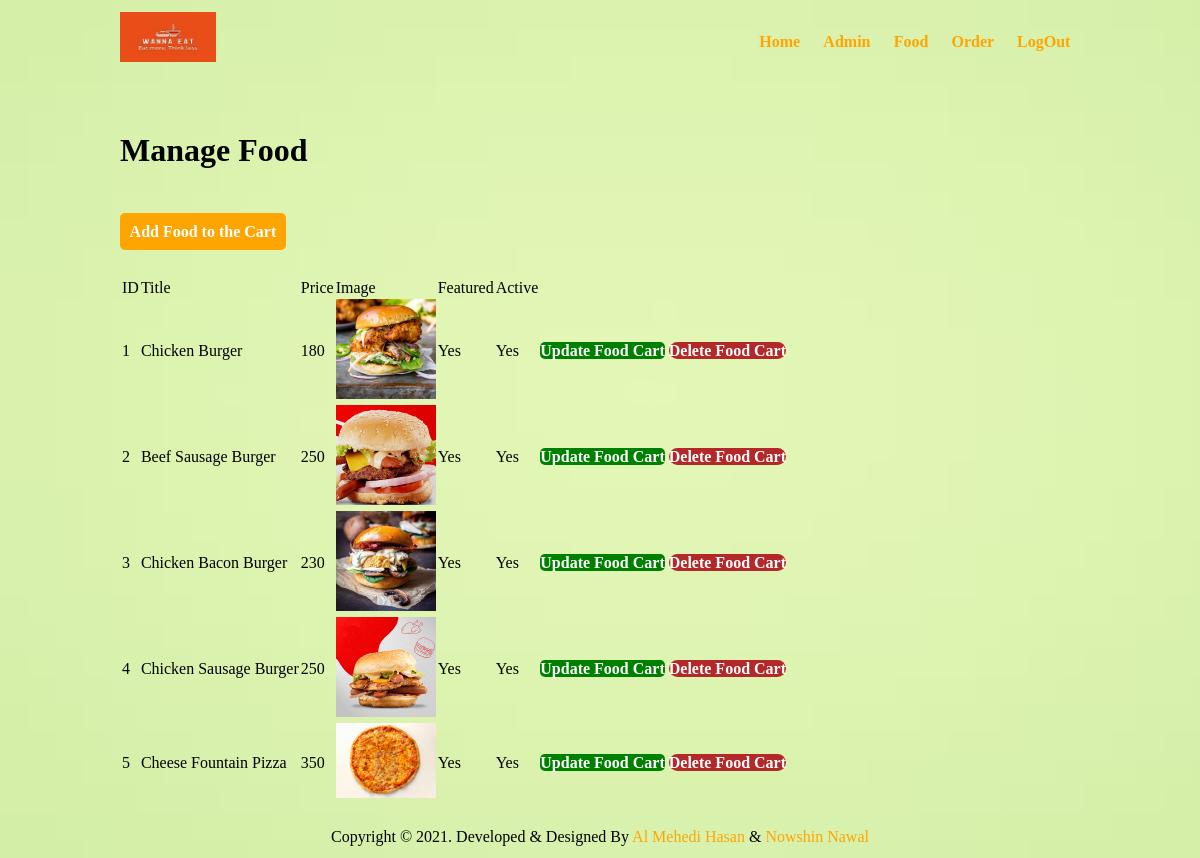
Screenshot of /admin/manage-food.php (signed in) with the database file from the repository.
### tables this page shows
CREATE TABLE `food_table` (
  `id` int(10) UNSIGNED NOT NULL,
  `title` varchar(100) NOT NULL,
  `description` text NOT NULL,
  `price` float NOT NULL,
  `image_name` varchar(100) NOT NULL,
  `featured` varchar(10) NOT NULL,
  `active` varchar(10) NOT NULL
);

### admin/manage-food.php (the view, shortened to what this page needs)
<?php include('partials/menu.php'); ?>
<div class="navbar">
<div class="boxes">
<h1> Manage Food </h1>
<br/><br/><br/>
            <a href="<?php echo SITEURL; ?>admin/Adding-Food.php" class="button-primary">Add Food to the Cart</a>
            <br/><br/><br/>
            <table class="table-style">
                <tr>
                    <td> ID</td>
                    <td> Title </td>
                    <td> Price</td>
                    <td>Image </td>
                    <td> Featured</td>
                    <td>Active</td>
                </tr>
                <?php
                 $query = "SELECT * FROM food_table";
                 $result = mysqli_query($connection,$query);
                 $count= mysqli_num_rows($result);
                 $serial =1;
                 if($count>0)
                 {
                    while($num_of_rows =mysqli_fetch_assoc($result))
                    {
                         $id= $num_of_rows['id'];
                         $title =$num_of_rows['title'];
                         $price= $num_of_rows['price'];
                         $image_name = $num_of_rows['image_name'];
                         $featured = $num_of_rows['featured'];
                         $active= $num_of_rows['active'];
                         ?>
                       <tr>
                    <td> <?php echo $serial++; ?></td>
                    <td><?php echo $title; ?></td>
                    <td> <?php echo $price; ?></td>
                    <td> <?php
                    if($image_name == "")
                    {
                        echo "<div class = 'error-message'>Image not added.</div>";
                    }
                    else
                    {
                        ?>
                        <img src ="<?php echo SITEURL; ?>Image/Food/<?php echo $image_name; ?>" width="100px" >
                        <?php
                    }
                     ?> </td>
                    <td> <?php echo $featured; ?></td>
                    <td> <?php echo $active; ?></td>
                    <td>
                    <a href="<?php echo SITEURL; ?>admin/Food-updating.php?id=<?php echo $id; ?>" class="button-secondary">Update Food Cart</a>
                        <a href="<?php echo SITEURL; ?>admin/deleting-food.php?id=<?php echo $id; ?>&image_name=<?php echo $image_name; ?>" class="button-danger">Delete Food Cart </a>
                    </td>
                </tr>
                         <?php
                    }
                 }
                 else{
                     echo "<tr><td colspan= '7' class='error-message'> Food is not Added Yet. </td> </tr>";
                 }
                ?>
            </table>
</div>
</div>
<?php include('partials/footer.php'); ?>

### admin/partials/menu.php (shortened to what this page needs)
<!DOCTYPE html>
<html lang="en">
<head>
    <link rel="stylesheet" href="../css/CSS_FILE.css">
</head>
<body class="back3">
    <section class="navbar">
        <div class="boxes">
            <div class="logo">
                <a href="index.php" title="Logo">
                    <img src="../Image/logo.jpg" alt="Logo of Restaurant" class="img_inside_border">
                </a>
             </div>
             <div class="line_fixed_of_navigation text_on_the_right">
                <ul>
                    <li>
                        <a href="index.php">Home</a>
                    </li>
                    <li>
                        <a href="manage-admin.php">Admin</a>
                    </li>
                    <li>
                        <a href="manage-food.php">Food</a>
                    </li>
                    <li>
                        <a href="manage-order.php">Order</a>
                    </li>
                    <li>
                        <a href="Logout.php">LogOut</a>
                    </li>
                </ul>
             </div>
        </div>
    </section>
    <br/> <br/>

### admin/partials/footer.php
  <section class="footer">
        <div class="boxes taking_text_in_center">
            <p class = ' text_at_center '>Copyright © 2021. Developed & Designed By <a href="#">Al Mehedi Hasan</a> & <a href="#">Nowshin Nawal</a></p>
        </div>
    </section>
</body>
</html>

### css/CSS_FILE.css (style rules this page uses)
* { margin: 0 0; padding: 0 0; font-family: 'Times New Roman', Times, serif; }
body { background-color: #dfe4ea; }
.boxes { width: 80%; margin: 0 auto; padding: 1%; }
.taking_text_in_center { text-align: center; }
.text_at_center { text-align: center; }
.img_inside_border { width: 100%; }
a { color: #ffa502; text-decoration: none; }
.button-primary { padding: 1%; border: none; font-size: 16px; border-radius: 5px; background-color: #ffa502; color: white; cursor: pointer; font-weight: bold; }
.button-secondary { padding: 0%; border: none; font-size: 16px; border-radius: 5px; background-color: green; color: white; cursor: pointer; font-weight: bold; }
.button-danger { padding: 0%; border: none; font-size: 16px; border-radius: 10px; background-color: #b32828; color: white; cursor: pointer; font-weight: bold; }
.logo { width: 10%; float: left; }
.text_on_the_right { text-align: right; }
.line_fixed_of_navigation ul { list-style-type: none; }
.line_fixed_of_navigation ul li { display: inline; padding: 1%; font-weight: bold; }
.line_fixed_of_navigation { line-height: 60px; }
.back3 { background-image: url(../Image/tr.jpg); background-size: cover; background-repeat: no-repeat; }

### rows the page displays
food_table: title "Chicken Burger", price "180", image_name (picture), featured "Yes", active "Yes"
food_table: title "Beef Sausage Burger", price "250", image_name (picture), featured "Yes", active "Yes"
food_table: title "Chicken Bacon Burger", price "230", image_name (picture), featured "Yes", active "Yes"
food_table: title "Chicken Sausage Burger", price "250", image_name (picture), featured "Yes", active "Yes"
food_table: title "Cheese Fountain Pizza", price "350", image_name (picture), featured "Yes", active "Yes"
